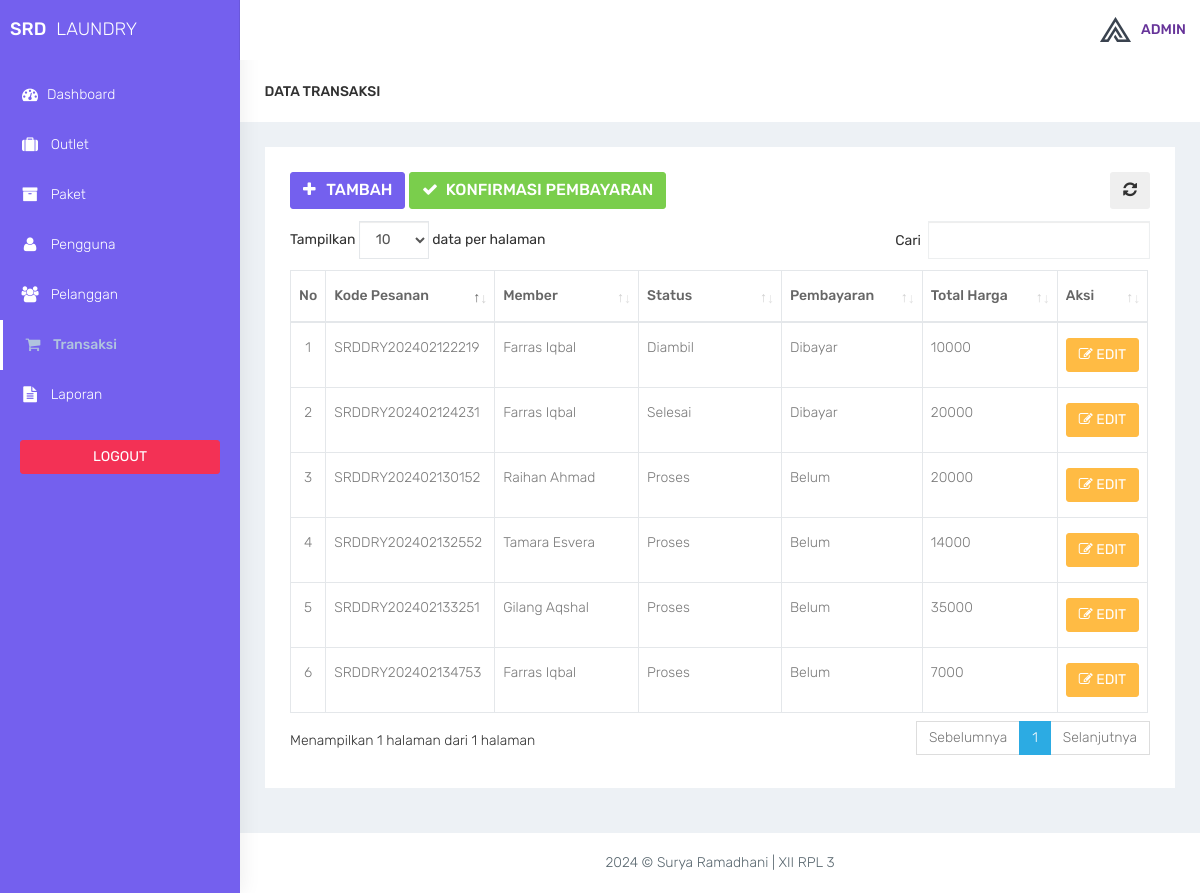
The page /admin/transaksi.php (signed in) on the database its author committed.
### tables this page shows
CREATE TABLE `transaksi` (
  `id_transaksi` int(11) NOT NULL,
  `outlet_id` int(11) DEFAULT NULL,
  `kode_invoice` varchar(100) DEFAULT NULL,
  `member_id` int(11) DEFAULT NULL,
  `tgl` datetime DEFAULT NULL,
  `batas_waktu` datetime DEFAULT NULL,
  `tgl_pembayaran` datetime DEFAULT NULL,
  `status` enum('Baru','Proses','Selesai','Diambil') DEFAULT NULL,
  `status_bayar` enum('Dibayar','Belum') DEFAULT NULL,
  `user_id` int(11) DEFAULT NULL
);

CREATE TABLE `member` (
  `id_member` int(11) NOT NULL,
  `nama_member` varchar(100) DEFAULT NULL,
  `alamat_member` text DEFAULT NULL,
  `jenis_kelamin` enum('Laki-Laki','Perempuan') DEFAULT NULL,
  `telp_member` varchar(15) DEFAULT NULL
);

CREATE TABLE `detail_transaksi` (
  `id_detail` int(11) NOT NULL,
  `transaksi_id` int(11) DEFAULT NULL,
  `paket_id` int(11) DEFAULT NULL,
  `qty` double DEFAULT NULL,
  `total_harga` double DEFAULT NULL,
  `keterangan` text DEFAULT NULL,
  `total_bayar` int(11) DEFAULT NULL
);

### admin/functions.php (called while the page is built, shortened)
<?php
function ambildata($conn, $query)
{
    $data = mysqli_query($conn, $query);
    if (mysqli_num_rows($data) > 0) {
        while ($row = mysqli_fetch_assoc($data)) {
            $hasil[] = $row;
        }
        return $hasil;
    }
}

### admin/transaksi.php (the view, shortened to what this page needs)
<?php
$title = 'transaksi';
require 'functions.php';
require 'layout_header.php';
$query = "SELECT transaksi.*,member.nama_member , detail_transaksi.total_harga FROM transaksi INNER JOIN member ON member.id_member = transaksi.member_id INNER JOIN detail_transaksi ON detail_transaksi.transaksi_id = transaksi.id_transaksi ";
$data = ambildata($conn, $query);
?>
<div class="container-fluid">
    <div class="row bg-title">
        <div class="col-lg-3 col-md-4 col-sm-4 col-xs-12">
            <h4 class="page-title">Data <?= $title ?></h4>
        </div>
    </div>
    <div class="row">
        <div class="col-md-12 col-lg-12 col-sm-12 col-xs-12">
            <div class="white-box">
                <div class="row">
                    <div class="col-md-6">
                        <a href="transaksi_cari_member.php" class="btn btn-primary box-title"><i class="fa fa-plus fa-fw"></i> Tambah</a>
                        <a href="transaksi_konfirmasi.php" class="btn btn-success box-title"><i class="fa fa-check fa-fw"></i> Konfirmasi Pembayaran</a>
                    </div>
                    <div class="col-md-6 text-right">
                        <button id="btn-refresh" class="btn btn-dark box-title text-right" title="Refresh Data"><i class="fa fa-refresh" id="ic-refresh"></i></button>
                    </div>
                </div>
                <div class="table-responsive">
                    <table class="table table-bordered thead-dark" id="table">
                        <thead class="thead-dark">
                            <tr>
                                <th width="2%">No</th>
                                <th width="18%">Kode Pesanan</th>
                                <th width="18%">Member</th>
                                <th width="18%">Status</th>
                                <th width="17%">Pembayaran</th>
                                <th width="17%">Total Harga</th>
                                <th width="10%">Aksi</th>
                            </tr>
                        </thead>
                        <tbody>
                            <?php foreach ($data as $transaksi) : ?>
                                <tr>
                                    <td align="center"></td>
                                    <td><?= $transaksi['kode_invoice'] ?></td>
                                    <td><?= $transaksi['nama_member'] ?></td>
                                    <td><?= $transaksi['status'] ?></td>
                                    <td><?= $transaksi['status_bayar'] ?></td>
                                    <td><?= $transaksi['total_harga'] ?></td>
                                    <td align="center">
                                        <a href="transaksi_detail.php?id=<?= $transaksi['id_transaksi']; ?>" data-toggle="tooltip" data-placement="bottom" title="Edit" class="btn btn-warning btn-block"><i class="fa fa-edit"></i> EDIT</a>
                                    </td>
                                </tr>
                            <?php endforeach; ?>
                        </tbody>
                    </table>
                </div>
            </div>
        </div>
    </div>
</div>
<?php
require 'layout_footer.php';

### assets/css/colors/default.css (style rules this page uses)
body { background: #fff; }

### rows shown on the page
transaksi: kode_invoice "SRDDRY202402122219", member.nama_member "Farras Iqbal", status "Diambil", status_bayar "Dibayar", detail_transaksi.total_harga "10000"
transaksi: kode_invoice "SRDDRY202402124231", member.nama_member "Farras Iqbal", status "Selesai", status_bayar "Dibayar", detail_transaksi.total_harga "20000"
transaksi: kode_invoice "SRDDRY202402133251", member.nama_member "Gilang Aqshal", status "Proses", status_bayar "Belum", detail_transaksi.total_harga "35000"
transaksi: kode_invoice "SRDDRY202402130152", member.nama_member "Raihan Ahmad", status "Proses", status_bayar "Belum", detail_transaksi.total_harga "20000"
transaksi: kode_invoice "SRDDRY202402132552", member.nama_member "Tamara Esvera", status "Proses", status_bayar "Belum", detail_transaksi.total_harga "14000"
transaksi: kode_invoice "SRDDRY202402134753", member.nama_member "Farras Iqbal", status "Proses", status_bayar "Belum", detail_transaksi.total_harga "7000"

### other values the page prints
$title "TRANSAKSI"
